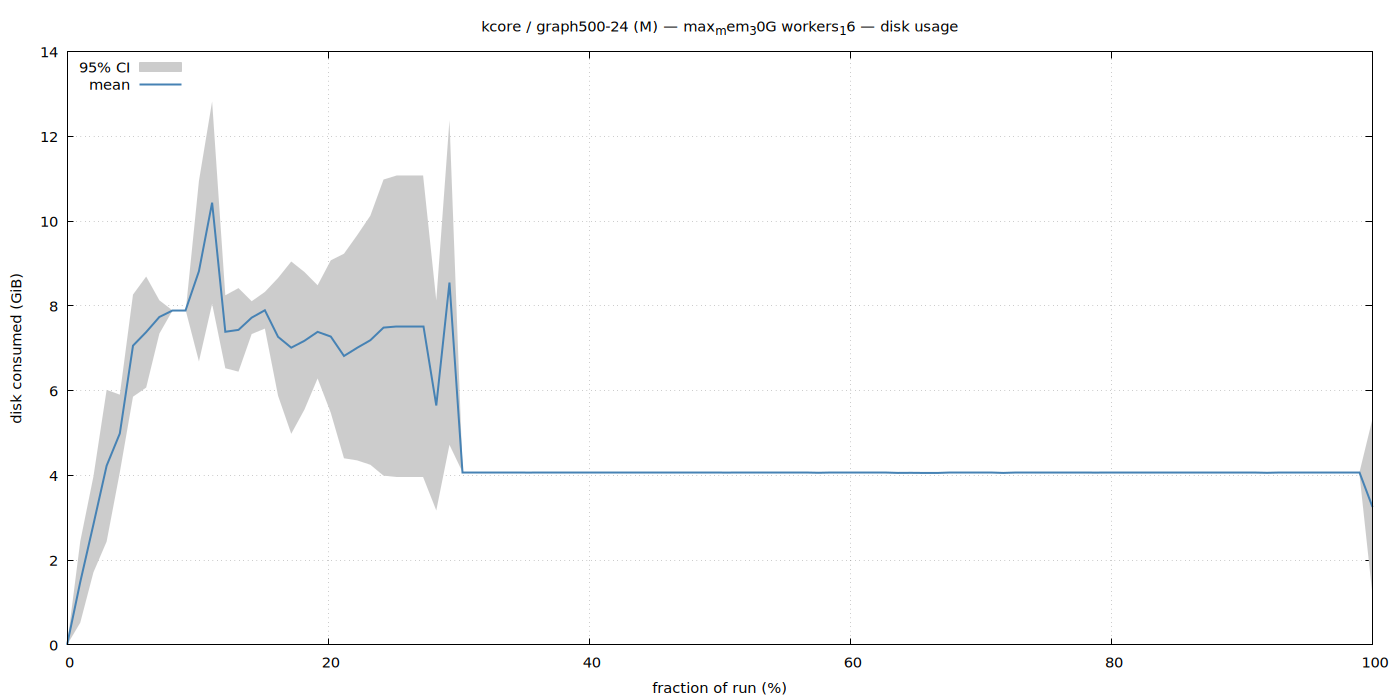

Write the gnuplot code that produced this figure.
set terminal pngcairo size 1400,700 enhanced font 'Sans,11'
set output '/home/ubuntu/nvm/gfrs/kcore/M/graph500-24/max_mem_30G_workers_16/disk.png'
set title "kcore / graph500-24 (M) — max_mem_30G workers_16 — disk usage"
set xlabel 'fraction of run (%)'
set ylabel 'disk consumed (GiB)'
set grid
set key top left
set yrange [0:*]
plot '/home/ubuntu/nvm/gfrs/kcore/M/graph500-24/max_mem_30G_workers_16/disk.dat' using 1:3:4 with filledcurves lc rgb '#cccccc' title '95% CI', \
     '' using 1:2 with lines lw 2 lc rgb '#4682b4' title 'mean'
